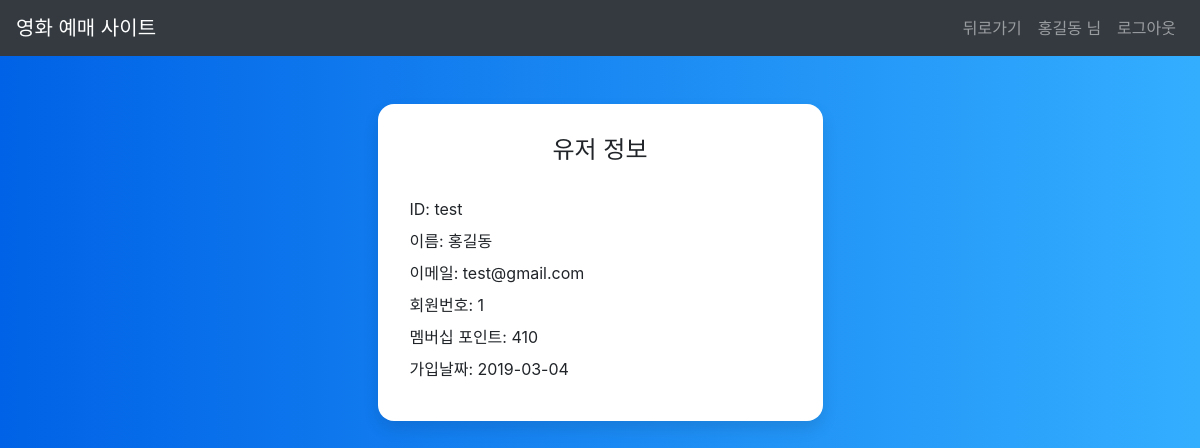
/membership_info.php (signed in), run on the app's committed database.
### tables this page shows
CREATE TABLE `USER_INFO` (
  `USER_ID` varchar(20) NOT NULL,
  `USER_PW` varchar(20) NOT NULL,
  `USER_NAME` varchar(10) NOT NULL,
  `USER_EMAIL` varchar(30) NOT NULL,
  PRIMARY KEY (`USER_ID`)
);

CREATE TABLE `USER_MEMBERSHIP` (
  `MEMBERSHIP_NO` int(5) NOT NULL AUTO_INCREMENT,
  `USER_ID` varchar(20) NOT NULL,
  `MEMBERSHIP_POINT` int(5) NOT NULL,
  `MEMBERSHIP_DATE` date NOT NULL,
  PRIMARY KEY (`MEMBERSHIP_NO`,`USER_ID`),
  KEY `USER_ID` (`USER_ID`),
  CONSTRAINT `USER_MEMBERSHIP_ibfk_1` FOREIGN KEY (`USER_ID`) REFERENCES `USER_INFO` (`USER_ID`)
);

### membership_info.php (the view, shortened to what this page needs)
<?php
$conn = mysqli_connect("localhost", "movie", "qwer1234");
$dbname = "MOVIE_DB";
mysqli_set_charset($conn, 'UTF8');
mysqli_select_db($conn, $dbname);
$user_id = $_SESSION['user_id'];
$user_name = $_SESSION['user_name'];
$sql = "SELECT * FROM USER_MEMBERSHIP WHERE USER_ID = '{$user_id}'";
$result = mysqli_query($conn, $sql);
$row = mysqli_fetch_assoc($result);
$membership_no = $row['MEMBERSHIP_NO'];
$membership_point = $row['MEMBERSHIP_POINT'];
$membership_date = $row['MEMBERSHIP_DATE'];
$sql = "SELECT * FROM USER_INFO WHERE USER_ID = '{$user_id}'";
$result = mysqli_query($conn, $sql);
$row = mysqli_fetch_assoc($result);
$user_email = $row['USER_EMAIL'];
?>
<!DOCTYPE html>
<html>
<head>
    <link rel="stylesheet" href="https://maxcdn.bootstrapcdn.com/bootstrap/4.5.2/css/bootstrap.min.css">
</head>
<body>
    <nav class="navbar navbar-expand-md bg-dark navbar-dark sticky-top">
        <a class="navbar-brand" href="index.php">영화 예매 사이트</a>
        <div id="navb" class="navbar-collapse collapse hide">
            <ul class="nav navbar-nav ml-auto">
                <li class="nav-item">
                    <a class="nav-link" onclick="history.back();">뒤로가기</a>
                </li>
                <li class="nav-item">
                    <a class="nav-link" href="user_info.php"><?php echo "$user_name 님" ?></a>
                </li>
                <li class="nav-item">
                    <a class="nav-link" href="logout_act.php">로그아웃</a>
                </li>
            </ul>
        </div>
    </nav>
    <div class="container">
        <div class="row">
            <div class="col-sm-9 col-md-7 col-lg-5 mx-auto">
                <div class="card card-signin my-5">
                    <div class="card-body">
                        <h5 class="card-title text-center">유저 정보</h5>
                        <div class="form-signin">
                            <label>ID: <?php echo $user_id; ?></label></br>
                            <label>이름: <?php echo $user_name; ?></label></br>
                            <label>이메일: <?php echo $user_email; ?></label></br>
                            <label>회원번호: <?php echo $membership_no; ?></label></br>
                            <label>멤버십 포인트: <?php echo $membership_point; ?></label></br>
                            <label>가입날짜: <?php echo $membership_date; ?></label></br>
                        </div>
                    </div>
                </div>
            </div>
        </div>
    </div>
</body>
</html>

### membership_info.php (style rules this page uses)
:root { --input-padding-x: 1.5rem; --input-padding-y: .75rem; }
body { background: #007bff; background: linear-gradient(to right, #0062E6, #33AEFF); }
.card-signin { border: 0; border-radius: 1rem; box-shadow: 0 0.5rem 1rem 0 rgba(0, 0, 0, 0.1); }
.card-signin .card-title { margin-bottom: 2rem; font-weight: 300; font-size: 1.5rem; }
.card-signin .card-body { padding: 2rem; }
.form-signin { width: 100%; }

### data on the page
user_info: USER_EMAIL "test@gmail.com"
user_membership: MEMBERSHIP_NO "1", MEMBERSHIP_POINT "410", MEMBERSHIP_DATE "2019-03-04"

### other printed values
$user_name "홍길동"
$user_id "test"
